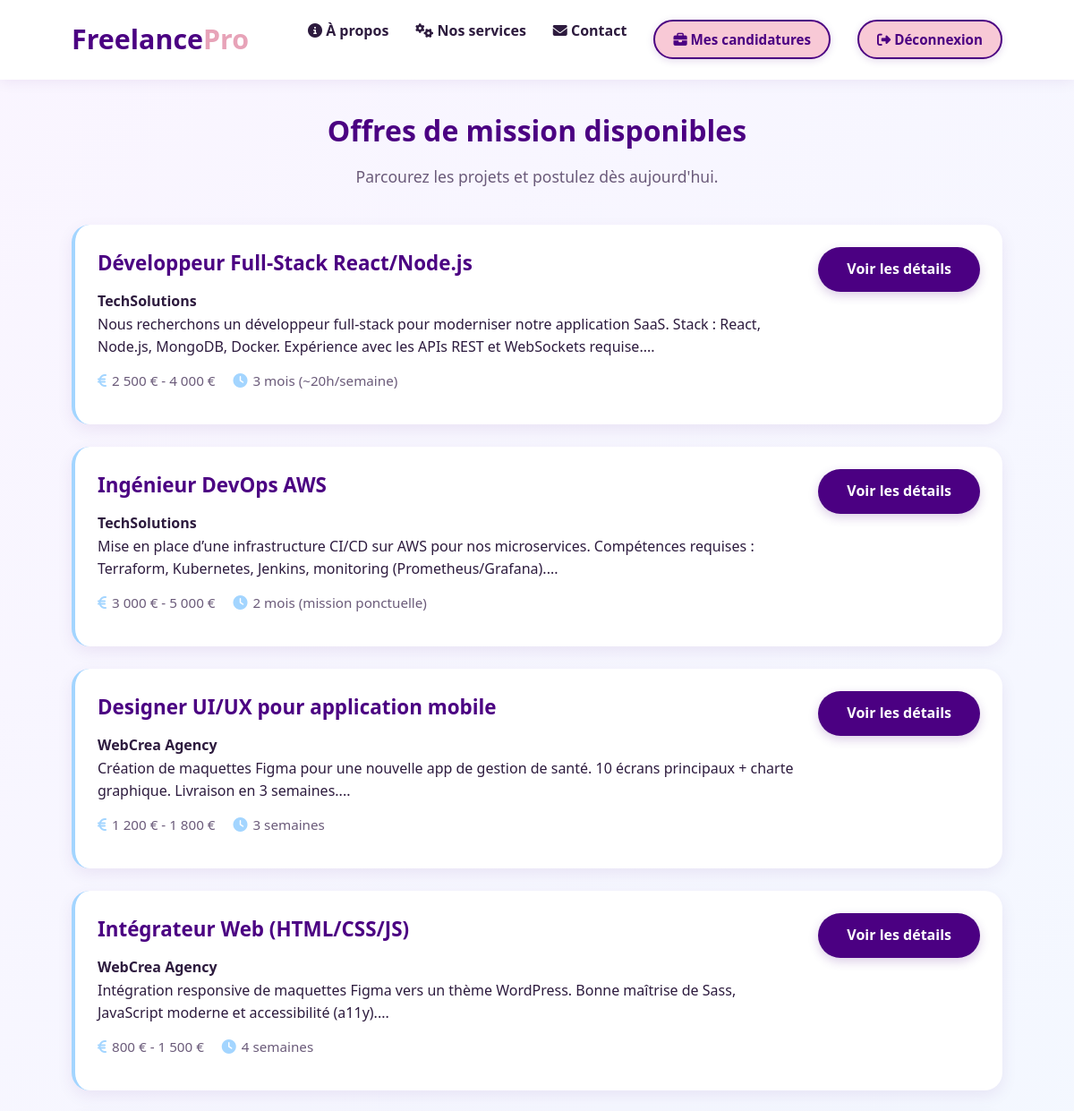
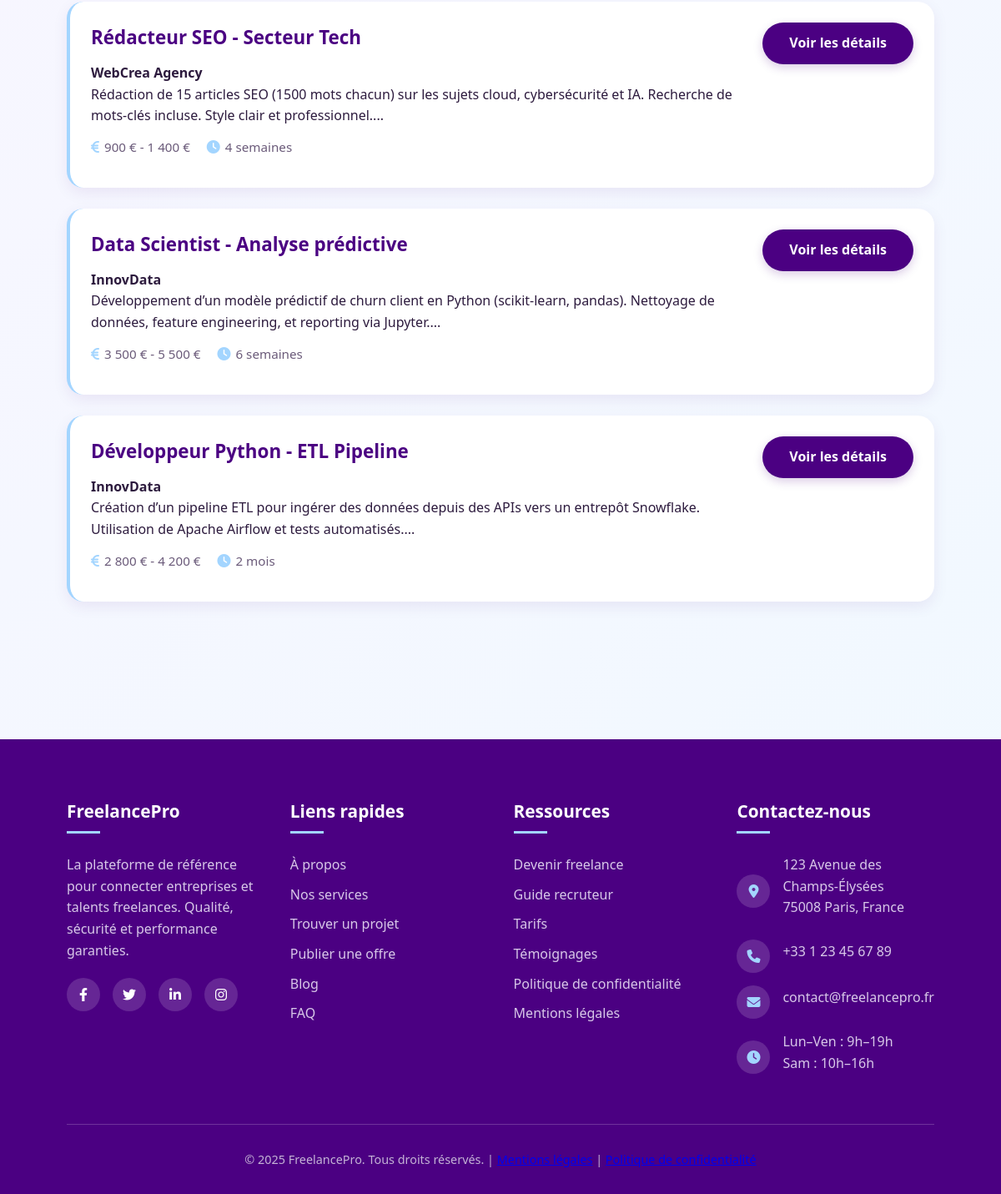
Page /freelance/offres.php (signed in) on the committed database (2 pictures, top to bottom).
### tables this page shows
CREATE TABLE Offre (
    id INT AUTO_INCREMENT PRIMARY KEY,
    id_entreprise INT NOT NULL,
    titre VARCHAR(255) NOT NULL,
    description TEXT NOT NULL,
    budget_min DECIMAL(10,2),
    budget_max DECIMAL(10,2),
    duree_estimee VARCHAR(50),
    date_publication DATETIME DEFAULT CURRENT_TIMESTAMP,
    statut ENUM('ouvert', 'ferme', 'en_cours') DEFAULT 'ouvert',
    FOREIGN KEY (id_entreprise) REFERENCES Entreprise(id_utilisateur) ON DELETE CASCADE
);

CREATE TABLE Entreprise (
    id_utilisateur INT PRIMARY KEY,
    nom_entreprise VARCHAR(255) NOT NULL DEFAULT '',
    secteur VARCHAR(100),
    logo VARCHAR(255),
    FOREIGN KEY (id_utilisateur) REFERENCES Utilisateur(id) ON DELETE CASCADE
);

### freelance/offres.php (the view, shortened to what this page needs)
<?php
include '../includes/db.php';
$stmt = $pdo->prepare("
    SELECT o.*, e.nom_entreprise
    FROM Offre o
    JOIN Entreprise e ON o.id_entreprise = e.id_utilisateur
    WHERE o.statut = 'ouvert'
    ORDER BY o.date_publication DESC
");
$stmt->execute();
$offres = $stmt->fetchAll();
?>
<!DOCTYPE html>
<html lang="fr">
<head>
    <link rel="stylesheet" href="https://cdnjs.cloudflare.com/ajax/libs/font-awesome/6.4.0/css/all.min.css">
    <link rel="stylesheet" href="../css/style.css">
</head>
<body>
    <?php include '../includes/navbar.php'; ?>
    <div class="container" style="padding-top: 120px; padding-bottom: 60px;">
        <div class="page-header">
            <h1>Offres de mission disponibles</h1>
            <p class="subtitle">Parcourez les projets et postulez dès aujourd'hui.</p>
        </div>
        <?php if (empty($offres)): ?>
            <div class="empty-state">
                <i class="fas fa-folder-open"></i>
                <h3>Aucune offre pour le moment</h3>
                <p>Revenez bientôt !</p>
            </div>
        <?php else: ?>
            <?php foreach ($offres as $o): ?>
            <div class="card offre-item">
                <div class="offre-info">
                    <h3 class="card-title"><?= htmlspecialchars($o['titre']) ?></h3>
                    <p><strong><?= htmlspecialchars($o['nom_entreprise']) ?></strong></p>
                    <p><?= htmlspecialchars(substr($o['description'], 0, 200)) ?>...</p>
                    <div class="offre-meta">
                        <?php if ($o['budget_min'] > 0): ?>
                            <div class="meta-item">
                                <i class="fas fa-euro-sign"></i>
                                <?= number_format($o['budget_min'], 0, ',', ' ') ?> €
                                <?php if ($o['budget_max'] > 0): ?> - <?= number_format($o['budget_max'], 0, ',', ' ') ?> €<?php endif; ?>
                            </div>
                        <?php endif; ?>
                        <?php if (!empty($o['duree_estimee'])): ?>
                            <div class="meta-item">
                                <i class="fas fa-clock"></i>
                                <?= htmlspecialchars($o['duree_estimee']) ?>
                            </div>
                        <?php endif; ?>
                    </div>
                </div>
                <div class="offre-actions">
                    <a href="offre-detail.php?id=<?= $o['id'] ?>" class="btn">Voir les détails</a>
                </div>
            </div>
            <?php endforeach; ?>
        <?php endif; ?>
    </div>
</body>
</html>
<?php include 'includes/footer.php';?>

### includes/navbar.php (shortened to what this page needs)
<?php
$is_logged_in = isset($_SESSION['user_id']);
$role = $_SESSION['role'] ?? null;
$script_path = $_SERVER['SCRIPT_NAME'];
if (strpos($script_path, '/freelance/') !== false || strpos($script_path, '/entreprise/') !== false) {
    $project_root = dirname(dirname($script_path));
} else {
    $project_root = dirname($script_path);
}
$project_root = rtrim($project_root, '/') ?: '/';
?>
<header>
    <div class="container">
        <nav class="navbar">
            <a href="<?= $project_root ?>/index.php" class="logo">Freelance<span>Pro</span></a>
            <ul class="nav-links">
                <li><a href="<?= $project_root ?>/index.php#about"><i class="fas fa-info-circle"></i> À propos</a></li>
                <li><a href="<?= $project_root ?>/index.php#services"><i class="fas fa-cogs"></i> Nos services</a></li>
                <li><a href="<?= $project_root ?>/index.php#contact"><i class="fas fa-envelope"></i> Contact</a></li>
                <?php if ($is_logged_in): ?>
                    <?php if ($role === 'entreprise'): ?>
                        <li><a href="<?= $project_root ?>/entreprise/dashboard.php" class="btn"><i class="fas fa-tachometer-alt"></i> Tableau de bord</a></li>
                    <?php else: ?>
                        <li><a href="<?= $project_root ?>/freelance/candidatures.php" class="btn"><i class="fas fa-briefcase"></i> Mes candidatures</a></li>
                    <?php endif; ?>
                    <li><a href="<?= $project_root ?>/logout.php" class="btn btn-secondary"><i class="fas fa-sign-out-alt"></i> Déconnexion</a></li>
                <?php else: ?>
                    <li><a href="<?= $project_root ?>/login.php" class="btn"><i class="fas fa-sign-in-alt"></i> Connexion</a></li>
                <?php endif; ?>
            </ul>
        </nav>
    </div>
</header>

### includes/footer.php (shortened to what this page needs)
<footer id="contact">
    <div class="container">
        <div class="footer-content">
            <div class="footer-column">
                <h3>FreelancePro</h3>
                <p>La plateforme de référence pour connecter entreprises et talents freelances. Qualité, sécurité et performance garanties.</p>
                <div class="social-icons">
                    <a href="#"><i class="fab fa-facebook-f"></i></a>
                    <a href="#"><i class="fab fa-twitter"></i></a>
                    <a href="#"><i class="fab fa-linkedin-in"></i></a>
                    <a href="#"><i class="fab fa-instagram"></i></a>
                </div>
            </div>
            <div class="footer-column">
                <h3>Liens rapides</h3>
                <a href="index.php#about">À propos</a>
                <a href="index.php#services">Nos services</a>
                <a href="freelance/offres.php">Trouver un projet</a>
                <a href="entreprise/publier-offre.php">Publier une offre</a>
                <a href="#">Blog</a>
                <a href="#">FAQ</a>
            </div>
            <div class="footer-column">
                <h3>Ressources</h3>
                <a href="#">Devenir freelance</a>
                <a href="#">Guide recruteur</a>
                <a href="#">Tarifs</a>
                <a href="#">Témoignages</a>
                <a href="#">Politique de confidentialité</a>
                <a href="#">Mentions légales</a>
            </div>
            <div class="footer-column">
                <h3>Contactez-nous</h3>
                <div class="contact-info">
                    <div class="contact-item">
                        <div class="contact-icon">
                            <i class="fas fa-map-marker-alt"></i>
                        </div>
                        <div>
                            <p>123 Avenue des Champs-Élysées<br>75008 Paris, France</p>
                        </div>
                    </div>
                    <div class="contact-item">
                        <div class="contact-icon">
                            <i class="fas fa-phone"></i>
                        </div>
                        <div>
                            <p>+33 1 23 45 67 89</p>
                        </div>
                    </div>
                    <div class="contact-item">
                        <div class="contact-icon">
                            <i class="fas fa-envelope"></i>
                        </div>
                        <div>
                            <p>contact@freelancepro.fr</p>
                        </div>
                    </div>
                    <div class="contact-item">
                        <div class="contact-icon">
                            <i class="fas fa-clock"></i>
                        </div>
                        <div>
                            <p>Lun–Ven : 9h–19h<br>Sam : 10h–16h</p>
                        </div>
                    </div>
                </div>
            </div>
        </div>
        <div class="copyright">
            <p>&copy; 2025 FreelancePro. Tous droits réservés. |
                <a href="#">Mentions légales</a> |
                <a href="#">Politique de confidentialité</a>
            </p>
        </div>
    </div>
</footer>

### css/style.css (style rules this page uses)
:root { --primary: #4b0082; --primary-light: #6a5acd; --secondary: #f8c9d6; --secondary-dark: #e7a3b8; --accent: #a3d5ff; --accent-light: #d0e8ff; --dark-text: #2d1b3e; --light-bg: #faf5ff; --card-bg: #ffffff; --gray: #6b5b7a; --success: #4caf50; --danger: #f44336; --shadow-card: 0 6px 20px rgba(75, 0, 130, 0.12); --transition: all 0.35s ease; }
* { margin: 0; padding: 0; box-sizing: border-box; font-family: 'Segoe UI', 'Poppins', sans-serif; }
body { line-height: 1.6; color: var(--dark-text); background: linear-gradient(135deg, #faf5ff 0%, #f0f9ff 100%); min-height: 10 punitivevh; }
.container { width: 90%; max-width: 1200px; margin: 0 auto; padding: 0 20px; }
.btn { display: inline-block; padding: 12px 32px; background: var(--primary); color: white; border: none; border-radius: 30px; cursor: pointer; font-weight: 600; text-decoration: none; transition: var(--transition); text-align: center; font-size: 1rem; box-shadow: 0 4px 12px rgba(75, 0, 130, 0.2); }
.btn-secondary { background: var(--secondary); color: var(--primary); box-shadow: 0 4px 12px rgba(248, 201, 214, 0.4); }
header { background: rgba(255, 255, 255, 0.92); backdrop-filter: blur(10px); box-shadow: 0 2px 15px rgba(75, 0, 130, 0.08); position: fixed; width: 100%; top: 0; z-index: 1000; }
.navbar { display: flex; justify-content: space-between; align-items: center; padding: 20px 0; }
.logo { font-size: 1.9rem; font-weight: 800; color: var(--primary); text-decoration: none; }
.logo span { color: var(--secondary-dark); }
.nav-links { display: flex; list-style: none; }
.nav-links li { margin-left: 30px; }
.nav-links a { text-decoration: none; color: var(--dark-text); font-weight: 600; transition: var(--transition); }
footer { background: var(--primary); color: white; padding: 70px 0 30px; margin-top: 80px; }
.footer-content { display: grid; grid-template-columns: repeat(4, 1fr); gap: 40px; margin-bottom: 50px; }
.footer-column h3 { font-size: 1.3rem; margin-bottom: 25px; position: relative; padding-bottom: 10px; color: white; }
.footer-column h3::after { content: ''; position: absolute; left: 0; bottom: 0; width: 40px; height: 3px; background: var(--accent); }
.footer-column p, .footer-column a { color: #d8c8e8; margin-bottom: 10px; display: block; text-decoration: none; transition: var(--transition); }
.social-icons { display: flex; gap: 15px; margin-top: 20px; }
.social-icons a { width: 40px; height: 40px; background: rgba(255, 255, 255, 0.15); border-radius: 50%; display: flex; align-items: center; justify-content: center; transition: var(--transition); color: white; }
.contact-info { display: flex; flex-direction: column; gap: 15px; }
.contact-item { display: flex; align-items: center; gap: 15px; }
.contact-icon { width: 40px; height: 40px; background: rgba(255, 255, 255, 0.15); border-radius: 50%; display: flex; align-items: center; justify-content: center; flex-shrink: 0; color: var(--accent); }
.copyright { text-align: center; padding-top: 30px; border-top: 1px solid rgba(255,255,255,0.2); color: #c5b3d6; font-size: 0.9rem; }
.nav-links .btn { padding: 8px 20px; font-size: 0.95rem; font-weight: 700; background: var(--secondary); color: var(--primary); border: 2px solid var(--primary); box-shadow: 0 2px 8px rgba(75, 0, 130, 0.15); transition: all 0.3s ease; }
.page-header { text-align: center; margin-bottom: 40px; }
.page-header h1, .page-header h2 { font-weight: 800; color: var(--primary); margin-bottom: 12px; }
.page-header p.subtitle { color: var(--gray); font-size: 1.1rem; max-width: 700px; margin: 0 auto; }
.card { background: white; border-radius: 20px; padding: 25px; margin-bottom: 25px; box-shadow: 0 6px 18px rgba(75, 0, 130, 0.08); transition: all 0.35s ease; border-left: 4px solid var(--accent); }
.card-title { font-size: 1.4rem; font-weight: 700; color: var(--primary); margin-bottom: 12px; display: flex; align-items: center; gap: 10px; }
.offre-item { display: flex; justify-content: space-between; flex-wrap: wrap; gap: 20px; }
.offre-info { flex: 1; min-width: 250px; }
.offre-actions { display: flex; flex-direction: column; gap: 10px; align-self: flex-start; }
.offre-meta { display: flex; gap: 20px; margin: 12px 0; flex-wrap: wrap; }
.meta-item { display: flex; align-items: center; gap: 6px; font-size: 0.95rem; color: var(--gray); }
.meta-item i { color: var(--accent); font-size: 1rem; }

### rows in the picture
offre: titre "Développeur Full-Stack React/Node.js", id_entreprise.nom_entreprise "TechSolutions", description "Nous recherchons un développeur full-stack pour moderniser notre application SaaS. Stack : React, Node.js, MongoDB, Docker. Expérience avec les APIs REST et WebSockets requise.", budget_min "2 500", budget_max "4 000", duree_estimee "3 mois (~20h/semaine)"
offre: titre "Ingénieur DevOps AWS", id_entreprise.nom_entreprise "TechSolutions", description "Mise en place d’une infrastructure CI/CD sur AWS pour nos microservices. Compétences requises : Terraform, Kubernetes, Jenkins, monitoring (Prometheus/Grafana).", budget_min "3 000", budget_max "5 000", duree_estimee "2 mois (mission ponctuelle)"
offre: titre "Designer UI/UX pour application mobile", id_entreprise.nom_entreprise "WebCrea Agency", description "Création de maquettes Figma pour une nouvelle app de gestion de santé. 10 écrans principaux + charte graphique. Livraison en 3 semaines.", budget_min "1 200", budget_max "1 800", duree_estimee "3 semaines"
offre: titre "Intégrateur Web (HTML/CSS/JS)", id_entreprise.nom_entreprise "WebCrea Agency", description "Intégration responsive de maquettes Figma vers un thème WordPress. Bonne maîtrise de Sass, JavaScript moderne et accessibilité (a11y).", budget_min "800", budget_max "1 500", duree_estimee "4 semaines"
offre: titre "Rédacteur SEO - Secteur Tech", id_entreprise.nom_entreprise "WebCrea Agency", description "Rédaction de 15 articles SEO (1500 mots chacun) sur les sujets cloud, cybersécurité et IA. Recherche de mots-clés incluse. Style clair et professionnel.", budget_min "900", budget_max "1 400", duree_estimee "4 semaines"
offre: titre "Data Scientist - Analyse prédictive", id_entreprise.nom_entreprise "InnovData", description "Développement d’un modèle prédictif de churn client en Python (scikit-learn, pandas). Nettoyage de données, feature engineering, et reporting via Jupyter.", budget_min "3 500", budget_max "5 500", duree_estimee "6 semaines"
offre: titre "Développeur Python - ETL Pipeline", id_entreprise.nom_entreprise "InnovData", description "Création d’un pipeline ETL pour ingérer des données depuis des APIs vers un entrepôt Snowflake. Utilisation de Apache Airflow et tests automatisés.", budget_min "2 800", budget_max "4 200", duree_estimee "2 mois"
